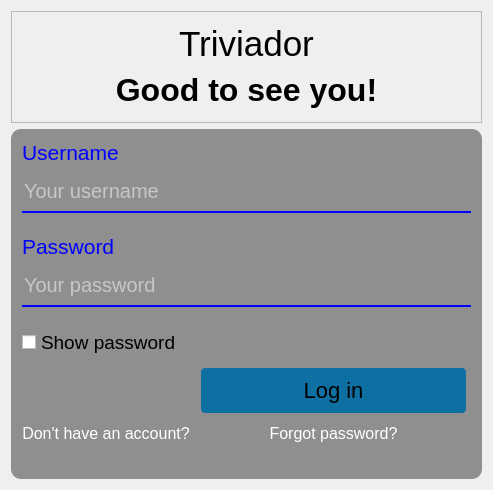
<?xml version="1.0" encoding="UTF-8"?>
<ui version="4.0">
 <class>LoginPageClass</class>
 <widget class="QWidget" name="LoginPageClass">
  <property name="geometry">
   <rect>
    <x>0</x>
    <y>0</y>
    <width>489</width>
    <height>490</height>
   </rect>
  </property>
  <property name="windowTitle">
   <string>LoginPage</string>
  </property>
  <layout class="QGridLayout" name="gridLayout">
   <item row="0" column="0">
    <widget class="QFrame" name="welcomeFrame">
     <property name="minimumSize">
      <size>
       <width>400</width>
       <height>0</height>
      </size>
     </property>
     <property name="maximumSize">
      <size>
       <width>600</width>
       <height>300</height>
      </size>
     </property>
     <property name="frameShape">
      <enum>QFrame::StyledPanel</enum>
     </property>
     <property name="frameShadow">
      <enum>QFrame::Raised</enum>
     </property>
     <layout class="QVBoxLayout" name="verticalLayout">
      <item>
       <widget class="QLabel" name="label_3">
        <property name="font">
         <font>
          <pointsize>26</pointsize>
         </font>
        </property>
        <property name="text">
         <string>Triviador</string>
        </property>
        <property name="alignment">
         <set>Qt::AlignCenter</set>
        </property>
       </widget>
      </item>
      <item>
       <widget class="QLabel" name="label_4">
        <property name="font">
         <font>
          <pointsize>28</pointsize>
         </font>
        </property>
        <property name="text">
         <string>&lt;!DOCTYPE HTML PUBLIC &quot;-//W3C//DTD HTML 4.0//EN&quot; &quot;http://www.w3.org/TR/REC-html40/strict.dtd&quot;&gt;
&lt;html&gt;&lt;head&gt;&lt;meta name=&quot;qrichtext&quot; content=&quot;1&quot; /&gt;&lt;meta charset=&quot;utf-8&quot; /&gt;&lt;style type=&quot;text/css&quot;&gt;
p, li { white-space: pre-wrap; }
hr { height: 1px; border-width: 0; }
li.unchecked::marker { content: &quot;\2610&quot;; }
li.checked::marker { content: &quot;\2612&quot;; }
&lt;/style&gt;&lt;/head&gt;&lt;body style=&quot; font-family:'Segoe UI'; font-size:28pt; font-weight:400; font-style:normal;&quot;&gt;
&lt;p style=&quot; margin-top:0px; margin-bottom:0px; margin-left:0px; margin-right:0px; -qt-block-indent:0; text-indent:0px;&quot;&gt;&lt;span style=&quot; font-size:24pt; font-weight:700;&quot;&gt;Good to see you!&lt;/span&gt;&lt;/p&gt;&lt;/body&gt;&lt;/html&gt;</string>
        </property>
        <property name="alignment">
         <set>Qt::AlignCenter</set>
        </property>
       </widget>
      </item>
     </layout>
    </widget>
   </item>
   <item row="1" column="0">
    <widget class="QFrame" name="loginFrame">
     <property name="minimumSize">
      <size>
       <width>471</width>
       <height>350</height>
      </size>
     </property>
     <property name="maximumSize">
      <size>
       <width>600</width>
       <height>400</height>
      </size>
     </property>
     <property name="styleSheet">
      <string notr="true">#loginFrame{
border-radius:10px ;
background-color: rgba(0,0,0,0.4);
}</string>
     </property>
     <property name="frameShape">
      <enum>QFrame::StyledPanel</enum>
     </property>
     <property name="frameShadow">
      <enum>QFrame::Raised</enum>
     </property>
     <layout class="QFormLayout" name="formLayout">
      <item row="0" column="0">
       <widget class="QLabel" name="label">
        <property name="font">
         <font>
          <pointsize>16</pointsize>
         </font>
        </property>
        <property name="text">
         <string>&lt;html&gt;&lt;head/&gt;&lt;body&gt;&lt;p&gt;&lt;span style=&quot; color:#0000ff;&quot;&gt;Username&lt;/span&gt;&lt;/p&gt;&lt;/body&gt;&lt;/html&gt;</string>
        </property>
       </widget>
      </item>
      <item row="1" column="0" colspan="2">
       <widget class="QLineEdit" name="usernameLineEdit">
        <property name="styleSheet">
         <string notr="true">height:40px;
color: #fff;
font-size:20px;
margin-bottom:15px;
background-color: rgba(1, 57, 44, 0);
border:none;
border-bottom: 2px solid blue;</string>
        </property>
        <property name="placeholderText">
         <string>Your username</string>
        </property>
       </widget>
      </item>
      <item row="2" column="0">
       <widget class="QLabel" name="label_2">
        <property name="font">
         <font>
          <pointsize>16</pointsize>
         </font>
        </property>
        <property name="text">
         <string>&lt;html&gt;&lt;head/&gt;&lt;body&gt;&lt;p&gt;&lt;span style=&quot; color:#0000ff;&quot;&gt;Password&lt;/span&gt;&lt;/p&gt;&lt;/body&gt;&lt;/html&gt;</string>
        </property>
       </widget>
      </item>
      <item row="3" column="0" colspan="2">
       <widget class="QLineEdit" name="passwordLineEdit">
        <property name="styleSheet">
         <string notr="true">height:40px;
color: #fff;
font-size:20px;
margin-bottom:15px;
background-color: rgba(1, 57, 44, 0);
border:none;
border-bottom: 2px solid blue;</string>
        </property>
        <property name="echoMode">
         <enum>QLineEdit::Password</enum>
        </property>
        <property name="placeholderText">
         <string>Your password</string>
        </property>
       </widget>
      </item>
      <item row="4" column="0">
       <widget class="QCheckBox" name="checkBoxShowPassword">
        <property name="font">
         <font>
          <pointsize>14</pointsize>
         </font>
        </property>
        <property name="text">
         <string>Show password</string>
        </property>
       </widget>
      </item>
      <item row="5" column="1">
       <widget class="QPushButton" name="toolButtonLogin">
        <property name="cursor">
         <cursorShape>PointingHandCursor</cursorShape>
        </property>
        <property name="styleSheet">
         <string notr="true">.QPushButton {
  border-radius: 4px;
  background-color: #0e6fa2;
  border: none;
  color: #000;
  text-align: center;
  font-size: 22px;
  padding: 10px;
  margin: 5px;
}
.QPushButton:hover{
  border-radius: 5px;
  background-color: #38afd1;
  margin: 3px;
  color:#FFF;
}</string>
        </property>
        <property name="text">
         <string>Log in</string>
        </property>
       </widget>
      </item>
      <item row="6" column="0">
       <widget class="QPushButton" name="dontHaveAccount">
        <property name="cursor">
         <cursorShape>PointingHandCursor</cursorShape>
        </property>
        <property name="styleSheet">
         <string notr="true">.QPushButton {
 background-color: rgba(255, 255, 255,0);
  border: none;
  color: #fff;
  text-align: center;
 font-size: 16px;
}
.QPushButton:hover{
  background-color: rgba(255, 255, 255,0);
 color: #0e6fa2;
 font-size: 16px;
} </string>
        </property>
        <property name="text">
         <string>Don't have an account?</string>
        </property>
       </widget>
      </item>
      <item row="6" column="1">
       <widget class="QPushButton" name="forgotPassword">
        <property name="cursor">
         <cursorShape>PointingHandCursor</cursorShape>
        </property>
        <property name="styleSheet">
         <string notr="true">.QPushButton {
 background-color: rgba(255, 255, 255,0);
  border: none;
  color: #fff;
  text-align: center;
 font-size: 16px;
}
.QPushButton:hover{
  background-color: rgba(255, 255, 255,0);
 color: #0e6fa2;
 font-size: 16px;
} </string>
        </property>
        <property name="text">
         <string>Forgot password?</string>
        </property>
       </widget>
      </item>
     </layout>
    </widget>
   </item>
  </layout>
 </widget>
 <layoutdefault spacing="6" margin="11"/>
 <resources/>
 <connections/>
</ui>
